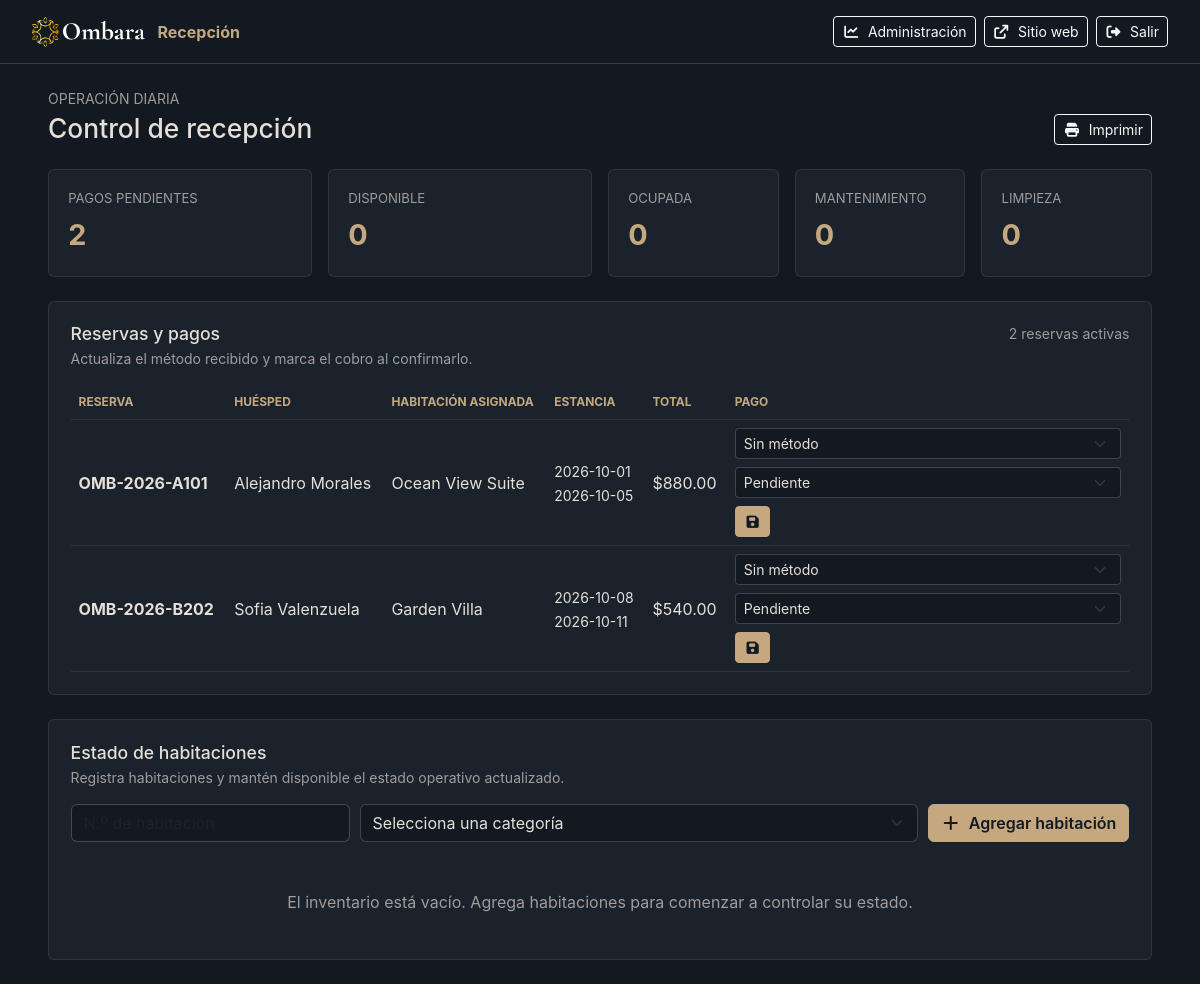
/backend/admin/reception.php, run on the app's committed database.
### tables this page shows
CREATE TABLE IF NOT EXISTS `reservations` (
    `id` INT AUTO_INCREMENT PRIMARY KEY,
    `booking_code` VARCHAR(30) NOT NULL UNIQUE COMMENT 'Localizador único de reserva (ej: OMB-2026-X82A)',
    `guest_name` VARCHAR(150) NOT NULL,
    `guest_email` VARCHAR(150) NOT NULL,
    `guest_phone` VARCHAR(50) NOT NULL,
    `country` VARCHAR(100) DEFAULT 'Not Specified',
    `room_type` VARCHAR(100) NOT NULL COMMENT 'Tipo de habitación seleccionada',
    `room_id` INT NULL COMMENT 'Habitación física asignada automáticamente',
    `room_rate` DECIMAL(10, 2) NOT NULL DEFAULT 0.00 COMMENT 'Precio por noche en USD',
    `check_in` DATE NOT NULL,
    `check_out` DATE NOT NULL,
    `adults` INT NOT NULL DEFAULT 1,
    `children` INT NOT NULL DEFAULT 0,
    `total_nights` INT NOT NULL DEFAULT 1,
    `total_price` DECIMAL(10, 2) NOT NULL DEFAULT 0.00,
    `payment_method` ENUM('cash', 'debit_card', 'credit_card', 'bank_transfer', 'online') DEFAULT NULL,
    `payment_status` ENUM('pending', 'paid') NOT NULL DEFAULT 'pending',
    `special_requests` TEXT NULL,
    `status` ENUM('confirmed', 'pending', 'cancelled') NOT NULL DEFAULT 'confirmed',
    `created_at` TIMESTAMP DEFAULT CURRENT_TIMESTAMP,
    INDEX `idx_booking_code` (`booking_code`),
    INDEX `idx_dates` (`check_in`, `check_out`),
    INDEX `idx_reservation_room_dates` (`room_id`, `check_in`, `check_out`),
    INDEX `idx_email` (`guest_email`)
);

### backend/config/auth.php (called while the page is built, shortened)
<?php
function isLocalDemoRequest(): bool
{
    $remoteAddress = $_SERVER['REMOTE_ADDR'] ?? '';
    $hostHeader = strtolower((string) ($_SERVER['HTTP_HOST'] ?? ''));
    $host = preg_replace('/:\\d+$/', '', $hostHeader);
    return in_array($host, ['localhost', '127.0.0.1', '::1'], true)
        || preg_match('/\\.(?:localhost|local|test)$/', $host) === 1;
}
function requireRole(string ...$roles): array
{
    if (isLocalDemoRequest()) {
        return [
            'id' => 0,
            'name' => 'Modo demostración',
            'email' => 'demo@localhost',
            'role' => in_array('admin', $roles, true) ? 'admin' : $roles[0],
        ];
    }
    return $_SESSION['user'];
}

### backend/config/database.php (called while the page is built, shortened)
<?php
function getDbConnection(): PDO
{
    static $pdo = null;
    $options = [
        PDO::ATTR_ERRMODE            => PDO::ERRMODE_EXCEPTION,
        PDO::ATTR_DEFAULT_FETCH_MODE => PDO::FETCH_ASSOC,
        PDO::ATTR_EMULATE_PREPARES   => false,
    ];
    $passwordsToTry = [DB_PASS];
    foreach (array_unique($passwordsToTry) as $pass) {
        try {
            $dsn = sprintf('mysql:host=%s;port=%s;dbname=%s;charset=%s', DB_HOST, DB_PORT, DB_NAME, DB_CHARSET);
            $pdo = new PDO($dsn, DB_USER, $pass, $options);
            break;
        } catch (PDOException $e) {
            $lastException = $e;
            if ($e->getCode() == 1049 || str_contains($e->getMessage(), 'Unknown database')) {
                try {
                    $rootDsn = sprintf('mysql:host=%s;port=%s;charset=%s', DB_HOST, DB_PORT, DB_CHARSET);
                    $rootPdo = new PDO($rootDsn, DB_USER, $pass, $options);
                    $rootPdo->exec("CREATE DATABASE IF NOT EXISTS `" . DB_NAME . "` CHARACTER SET utf8mb4 COLLATE utf8mb4_unicode_ci");
                    $pdo = new PDO($dsn, DB_USER, $pass, $options);
                    $connected = true;
                    initDatabaseSchema($pdo);
                    break;
                } catch (PDOException $createEx) {
                    $lastException = $createEx;
                }
            }
        }
    }
    initDatabaseSchema($pdo);
    return $pdo;
}
function initDatabaseSchema(PDO $pdo): void
{
    $pdo->exec("
        CREATE TABLE IF NOT EXISTS `reservations` (
            `id` INT AUTO_INCREMENT PRIMARY KEY,
            `booking_code` VARCHAR(30) NOT NULL UNIQUE,
            `guest_name` VARCHAR(150) NOT NULL,
            `guest_email` VARCHAR(150) NOT NULL,
            `guest_phone` VARCHAR(50) NOT NULL,
            `country` VARCHAR(100) DEFAULT 'Not Specified',
            `room_type` VARCHAR(100) NOT NULL,
            `room_rate` DECIMAL(10, 2) NOT NULL DEFAULT 0.00,
            `check_in` DATE NOT NULL,
            `check_out` DATE NOT NULL,
            `adults` INT NOT NULL DEFAULT 1,
            `children` INT NOT NULL DEFAULT 0,
            `total_nights` INT NOT NULL DEFAULT 1,
            `total_price` DECIMAL(10, 2) NOT NULL DEFAULT 0.00,
            `special_requests` TEXT NULL,
            `status` ENUM('confirmed', 'pending', 'cancelled') NOT NULL DEFAULT 'confirmed',
            `created_at` TIMESTAMP DEFAULT CURRENT_TIMESTAMP,
            INDEX `idx_booking_code` (`booking_code`),
            INDEX `idx_dates` (`check_in`, `check_out`),
            INDEX `idx_email` (`guest_email`)
        ) ENGINE=InnoDB DEFAULT CHARSET=utf8mb4 COLLATE=utf8mb4_unicode_ci;
    ");
    $reservationColumns = $pdo->query("SHOW COLUMNS FROM `reservations`")->fetchAll(PDO::FETCH_COLUMN);
}

### backend/admin/reception.php (the view, shortened to what this page needs)
<?php
require_once __DIR__ . '/../config/database.php';
require_once __DIR__ . '/../config/auth.php';
$currentUser = requireRole('admin', 'receptionist');
$paymentStatuses = ['pending' => 'Pendiente', 'paid' => 'Pagado'];
$roomStatuses = [
    'available' => 'Disponible',
    'occupied' => 'Ocupada',
    'maintenance' => 'Mantenimiento',
    'cleaning' => 'Limpieza',
];
function escape(string $value): string
{
    return htmlspecialchars($value, ENT_QUOTES, 'UTF-8');
}
try {
    $pdo = getDbConnection();
    $reservations = $pdo->query('SELECT r.`id`, r.`booking_code`, r.`guest_name`, r.`room_type`, r.`check_in`, r.`check_out`, r.`total_price`, r.`payment_method`, r.`payment_status`, rooms.`room_number` FROM `reservations` r LEFT JOIN `rooms` ON rooms.`id` = r.`room_id` WHERE r.`status` <> \'cancelled\' ORDER BY r.`check_in` ASC LIMIT 200')->fetchAll();
    $rooms = $pdo->query("SELECT rooms.`id`, rooms.`room_number`, rooms.`room_type`, CASE WHEN rooms.`status` IN ('maintenance', 'cleaning') THEN rooms.`status` WHEN EXISTS (SELECT 1 FROM `reservations` WHERE `reservations`.`room_id` = rooms.`id` AND `reservations`.`status` <> 'cancelled' AND `reservations`.`check_in` <= CURDATE() AND `reservations`.`check_out` > CURDATE()) THEN 'occupied' ELSE rooms.`status` END AS `status` FROM `rooms` ORDER BY rooms.`room_number` ASC")->fetchAll();
    $roomCounts = array_fill_keys(array_keys($roomStatuses), 0);
    $pendingPayments = (int) $pdo->query("SELECT COUNT(*) FROM `reservations` WHERE `status` <> 'cancelled' AND `payment_status` = 'pending'")->fetchColumn();
} catch (Throwable $exception) {
    if (($_SERVER['REQUEST_METHOD'] ?? 'GET') === 'POST') {
        $error = $exception instanceof RuntimeException
            ? $exception->getMessage()
            : 'No se pudo completar la operación. Revisa la conexión y los datos e inténtalo de nuevo.';
    } else {
        $error = 'No se pudo cargar recepción. Verifica que la base de datos esté disponible.';
    }
    $reservations = $reservations ?? [];
    $rooms = $rooms ?? [];
    $roomCounts = $roomCounts ?? array_fill_keys(array_keys($roomStatuses), 0);
    $pendingPayments = $pendingPayments ?? 0;
}
?>
<!DOCTYPE html>
<html lang="es">
<head>
    <link href="../../css/bootstrap.min.css" rel="stylesheet">
    <link rel="stylesheet" href="../../css/all.min.css">
</head>
<body>
    <header class="reception-header">
        <a class="brand" href="index.php">
            <img src="../../assets/logo-white.png" alt="Ombara" height="30">
            <span>Recepción</span>
        </a>
        <div class="header-actions d-flex align-items-center gap-2">
            <?php if ($currentUser['role'] === 'admin'): ?>
                <a href="index.php" class="btn btn-outline-light btn-sm"><i class="fa-solid fa-chart-line me-1"></i> Administración</a>
            <?php endif; ?>
            <a href="../../index.html" class="btn btn-outline-light btn-sm"><i class="fa-solid fa-arrow-up-right-from-square me-1"></i> Sitio web</a>
            <form method="post" action="logout.php" class="m-0">
                <button class="btn btn-outline-light btn-sm" type="submit"><i class="fa-solid fa-right-from-bracket me-1"></i> Salir</button>
            </form>
        </div>
    </header>
    <main class="container-fluid px-lg-5 py-4">
        <div class="d-flex flex-wrap align-items-end justify-content-between gap-3 mb-4">
            <div>
                <p class="muted text-uppercase small mb-1">Operación diaria</p>
                <h1 class="page-title">Control de recepción</h1>
            </div>
            <button type="button" class="btn btn-outline-light btn-sm" onclick="window.print()"><i class="fa-solid fa-print me-1"></i> Imprimir</button>
        </div>
        <section class="row g-3" aria-label="Resumen de operación">
            <div class="col-6 col-xl-3"><div class="metric"><div class="metric-label">Pagos pendientes</div><p class="metric-value"><?= number_format($pendingPayments) ?></p></div></div>
            <?php foreach ($roomStatuses as $status => $label): ?>
                <div class="col-6 col-xl-<?= $status === 'available' ? '3' : '2' ?>"><div class="metric"><div class="metric-label"><?= escape($label) ?></div><p class="metric-value"><?= number_format($roomCounts[$status] ?? 0) ?></p></div></div>
            <?php endforeach; ?>
        </section>
        <section class="section" aria-labelledby="payments-heading">
            <div class="section-heading">
                <div><h2 id="payments-heading">Reservas y pagos</h2><p class="muted small mb-0 mt-1">Actualiza el método recibido y marca el cobro al confirmarlo.</p></div>
                <span class="muted small"><?= count($reservations) ?> reservas activas</span>
            </div>
            <?php if (!$reservations): ?>
                <p class="muted text-center py-4 mb-0">No hay reservas activas para gestionar.</p>
            <?php else: ?>
                <div class="table-responsive">
                    <table class="table table-hover">
                        <thead><tr><th>Reserva</th><th>Huésped</th><th>Habitación asignada</th><th>Estancia</th><th>Total</th><th>Pago</th></tr></thead>
                        <tbody>
                        <?php foreach ($reservations as $reservation): ?>
                            <?php $currentMethod = (string) ($reservation['payment_method'] ?? ''); $currentStatus = (string) ($reservation['payment_status'] ?? 'pending'); ?>
                            <tr>
                                <td><strong><?= escape((string) $reservation['booking_code']) ?></strong></td>
                                <td><?= escape((string) $reservation['guest_name']) ?></td>
                                <td><?= escape((string) $reservation['room_type']) ?><?php if ($reservation['room_number']): ?><br><small class="muted">N.º <?= escape((string) $reservation['room_number']) ?></small><?php endif; ?></td>
                                <td><small><?= escape((string) $reservation['check_in']) ?><br><?= escape((string) $reservation['check_out']) ?></small></td>
                                <td>$<?= number_format((float) $reservation['total_price'], 2) ?></td>
                                <td>
                                    <form method="post" class="d-flex flex-wrap align-items-center gap-2">
                                        <select class="form-select form-select-sm" name="payment_method" aria-label="Método de pago para <?= escape((string) $reservation['booking_code']) ?>" required>
                                            <?php if ($currentMethod === ''): ?>
                                                <option value="" selected disabled>Sin método</option>
                                            <?php endif; ?>
                                        </select>
                                        <select class="form-select form-select-sm" name="payment_status" aria-label="Estado de pago para <?= escape((string) $reservation['booking_code']) ?>" required>
                                            <?php foreach ($paymentStatuses as $value => $label): ?>
                                                <option value="<?= escape($value) ?>" <?= $currentStatus === $value ? 'selected' : '' ?>><?= escape($label) ?></option>
                                            <?php endforeach; ?>
                                        </select>
                                        <button class="btn btn-gold btn-sm" type="submit" title="Guardar pago"><i class="fa-solid fa-floppy-disk"></i></button>
                                    </form>
                                </td>
                            </tr>
                        <?php endforeach; ?>
                        </tbody>
                    </table>
                </div>
            <?php endif; ?>
        </section>
        <section class="section" aria-labelledby="rooms-heading">
            <div class="section-heading">
                <div><h2 id="rooms-heading">Estado de habitaciones</h2><p class="muted small mb-0 mt-1">Registra habitaciones y mantén disponible el estado operativo actualizado.</p></div>
            </div>
            <form method="post" class="room-form mb-4">
                <input class="form-control" name="room_number" maxlength="20" placeholder="N.º de habitación" aria-label="Número de habitación" required>
                <select class="form-select" name="room_type" aria-label="Categoría de habitación" required>
                    <option value="" selected disabled>Selecciona una categoría</option>
                </select>
                <button class="btn btn-gold" type="submit"><i class="fa-solid fa-plus me-1"></i> Agregar habitación</button>
            </form>
            <?php if (!$rooms): ?>
                <p class="muted text-center py-4 mb-0">El inventario está vacío. Agrega habitaciones para comenzar a controlar su estado.</p>
            <?php endif; ?>
        </section>
    </main>
</body>
</html>

### backend/admin/reception.php (style rules this page uses)
:root { --bg: #121921; --surface: #1a222c; --line: rgba(255, 255, 255, .09); --gold: #c5a880; --text: #e6dfd7; --muted: rgba(230, 223, 215, .65); }
body { background: var(--bg); color: var(--text); font-family: -apple-system, BlinkMacSystemFont, "Segoe UI", sans-serif; }
.reception-header { display: flex; align-items: center; justify-content: space-between; gap: 1rem; padding: 1rem 2rem; border-bottom: 1px solid rgba(197, 168, 128, .25); }
.brand { display: flex; align-items: center; gap: .8rem; color: var(--gold); font-weight: 700; text-decoration: none; }
.page-title { margin: 0; font-size: 1.65rem; }
.muted { color: var(--muted); }
.metric { height: 100%; padding: 1.2rem; background: var(--surface); border: 1px solid var(--line); border-radius: 6px; }
.metric-label { color: var(--muted); font-size: .82rem; text-transform: uppercase; }
.metric-value { margin: .3rem 0 0; color: var(--gold); font-size: 1.8rem; font-weight: 700; }
.section { margin-top: 1.5rem; padding: 1.35rem; background: var(--surface); border: 1px solid var(--line); border-radius: 6px; }
.section-heading { display: flex; align-items: flex-start; justify-content: space-between; gap: 1rem; margin-bottom: 1rem; }
.section-heading h2 { margin: 0; font-size: 1.1rem; }
.table { --bs-table-color: var(--text); --bs-table-bg: transparent; --bs-table-border-color: var(--line); margin: 0; }
.table thead th { color: var(--gold); font-size: .75rem; text-transform: uppercase; white-space: nowrap; }
.table td { vertical-align: middle; }
.form-select, .form-control { min-width: 125px; color: var(--text); background-color: #121921; border-color: rgba(255,255,255,.18); }
.form-select option { color: var(--text); background: #121921; }
.btn-gold { color: #121921; background: var(--gold); border-color: var(--gold); font-weight: 600; }
.room-form { display: grid; grid-template-columns: minmax(120px, .7fr) minmax(200px, 1.4fr) auto; gap: .6rem; }

### data on the page
reservations: booking_code "OMB-2026-A101", guest_name "Alejandro Morales", room_type "Ocean View Suite", check_in "2026-10-01", check_out "2026-10-05", total_price "880.00", payment_status "Pendiente"
reservations: booking_code "OMB-2026-B202", guest_name "Sofia Valenzuela", room_type "Garden Villa", check_in "2026-10-08", check_out "2026-10-11", total_price "540.00", payment_status "Pendiente"

### other printed values
$pendingPayments "2"
$label "DISPONIBLE"
$roomCounts[$status] "0"
$label "OCUPADA"
$label "MANTENIMIENTO"
$label "LIMPIEZA"
count($reservations) "2"
